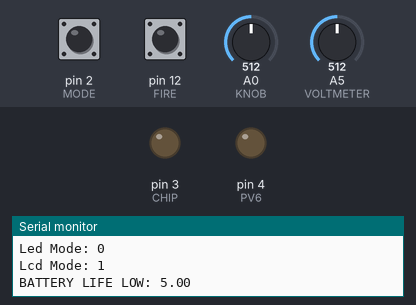
Simulated run of this sketch. Board: Arduino Uno, built with avr-gcc and run on an emulated ATmega328P. Shown: output pins drawn as LEDs (lit = HIGH), the last lines printed to the serial monitor. The test bench sets the inputs (shaded band); at power-on: pin 12 (FIRE) HIGH, pin 2 (MODE) HIGH, A0 (KNOB) = 512, A5 (VOLTMETER) = 512. Pins used as bus, display or sensor lines are not drawn.

Above: at 1.2 s.
1.3 s: pin 12 (FIRE) pulled LOW for 0.15 s
At 2.4 s:
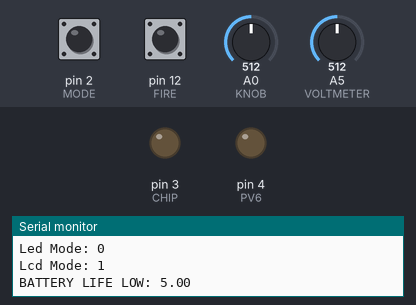
2.9 s: pin 2 (MODE) pulled LOW for 0.15 s
At 4.0 s:
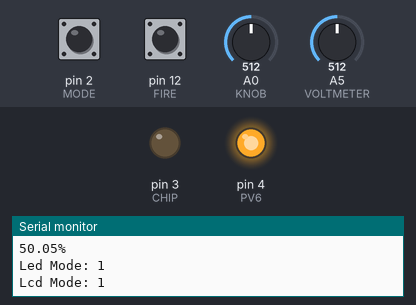
4.5 s: A0 (KNOB) set to 113
7.5 s: A0 (KNOB) set to 97
10.5 s: pin 12 (FIRE) pulled LOW for 1 s
At 11.3 s:
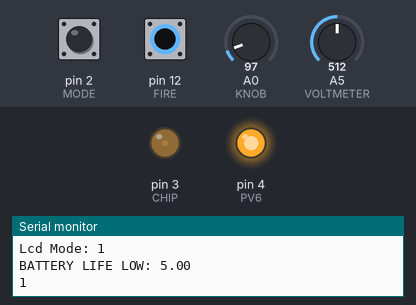
13.0 s: pin 2 (MODE) pulled LOW for 1 s
At 14.0 s:
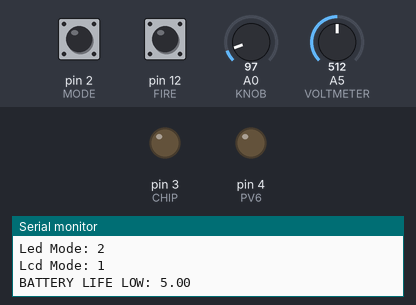
Timing chart, 0 to 16.0 s (numbered marks = the images above; inputs shaded):
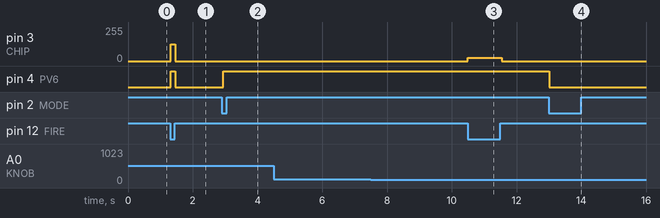

The sketch:

Proto.ino
```cpp
/*----------------------------------------------------------------------------------------------------------------------------------------------------------------------------------------------
  Minerva Vapoizers Proto
  9-APRIL-2015
  Version 005
  Prototype Code to test digital potentiometer, voltmeter, and LCD.
-----------------------------------------------------------------------------------------------------------------------------------------------------------------------------------------------*/
//-------------------------------DECLERATIONS---------------------------------------------------------------------------------------------------------------------------------------------------
#define MODE 2 //changes Mode when clicked
#define LCD 8
#define PV6 4
#define KNOB A0
#define CHIP 3 //led in pin 3
#define FIRE 12 //Fire Button in pin 12
#define VOLTMETER A5
bool firebutton; //holds current firebutton state
bool modebutton; //holds current modeutton state
bool omodebutton;//holds previous modebutton state
float DUTYCYCLE = 0.00; //pwm speed out of 255
float dutycyclepercentage; //duty cycle value in percentage
int ledmode = 0; //NORMAL MODE = 0 ALWAYS ON = 1 ALWAYS OFF = 2
int lcdmode = 1;//ON = 1 ALWAYS ON = 2 ALWAYS OFF = 3
float r1= 560.00; // First Resistors Value
float r2= 560.00; // Second Resistors Value
float vIn = 10.00; // The Max Voltage that will go in
float vOut = (r1/(r1+r2))*vIn; // The Voltage out
float voltageRatio = vIn/vOut; // the voltage ratio compared to Vin with Vout
float voltageStep = 0.00488;// Voltage In divided by 1024
float voltageValue;
int sleeptimer = 0; //counts how long the loop has been going on
void setup()
{
  Serial.begin(9600); //sends information to the serial monitor
  pinMode(MODE, INPUT_PULLUP); //intiates pin as a input and also activates the resistor
  pinMode(FIRE, INPUT_PULLUP);//intiates pin as a input and also activates the resistor
  pinMode(KNOB, INPUT);//intiates pin as a input
  pinMode(LCD, OUTPUT);//intiates pin as a output
  pinMode(PV6, OUTPUT);
}

void loop()
{
  currentChange(); //Changes pwm when appropriate
  returnChange();//Returns values of the Currentchange function
  lcdSleepDisplay();
  PVLED();
  batteryLife();
  Serial.println(sleeptimer);
  Serial.println(lcdmode);
  delay(50);

}

//-----------------------------------------------------------------------------------------------------------------------------------------------------------------------------------------------
//-------------------------------FUNCTIONS---------------------------------------------------------------------------------------------------------------------------------------------------


void batteryLife()
{
 voltageValue = analogRead(VOLTMETER)*voltageStep;
 float batteryVoltage = voltageValue*voltageRatio;
 //Serial.println(batteryVoltage);
 if(batteryVoltage <= 7)
 {
   Serial.print("BATTERY LIFE LOW: ");
   Serial.println(batteryVoltage);
 }
 else{
 Serial.println(batteryVoltage);
 Serial.print(((abs(batteryVoltage - 6.8))/1.6)*100);
 Serial.println("%");
 }
}

void lcdSleepDisplay() //makes the lcd display automatically go to sleep after idle
{
  if (lcdmode == 1)digitalWrite(LCD, HIGH);//When on Mode 1 the LCD display turns on
  if (lcdmode == 0) digitalWrite(LCD, LOW); //When on Mode 0 the LCD display turns off
  sleeptimer++; //adds 1 to the sleep timer.
  if (sleeptimer >= 100)(lcdmode = 0); //when sleep timer is equal or greater than 100, the lcd mode = 0
  if (sleeptimer >= 1000)sleeptimer = 100;
}

void PVLED() //changes mode from illuminates when fire button clicked, Always on, Always off
{
  if (ledmode == 0 && firebutton == LOW)digitalWrite(PV6, HIGH); //when Firebutton is clicked ipv6 led turns on
  else digitalWrite(PV6, LOW); //when firebutton is not clicked PV6 led turns off

  if (ledmode == 1)digitalWrite(PV6, HIGH); //always on
  else if (ledmode == 2)digitalWrite(PV6, LOW); //always off
}

void sleepModeReset() //when used the lcd display turns on and the sleep timer goes to 0
{
  lcdmode = 1; //lcd display on
  sleeptimer = 0; //sleep timer set back to 0
}

void returnChange() //returns values to serial
{

  Serial.print(dutycyclepercentage); //pwm set at percentage
  Serial.println("%");
  Serial.print("Led Mode: ");
  Serial.println(ledmode);
  Serial.print("Lcd Mode: ");
  Serial.println(lcdmode);
}

void currentChange()
{
  /*
   Function that has the "intelligence" of the push button, and changes the
   pwm higher or lower depending on which button is clicked.
  */
  modebutton = digitalRead(MODE); //Stores the Current Button Value
  firebutton = digitalRead(FIRE);//Stores the Current Fire Button Value
  DUTYCYCLE = analogRead(A0) * (255.0 / 1023.0); // Converts Read Values from 0 to 255
  if (modebutton == LOW && omodebutton == HIGH) ledmode++; //when clicked the ledmode increases by 1
  if (ledmode > 2)ledmode = 0; // if ledmode value greater than 2 return to 0
  if (lcdmode > 3)ledmode = 1;
  if (firebutton == LOW) // If the fire button is pressed then return to Normal Mode
  {
    sleepModeReset(); //uses sleepmode reset function
    analogWrite(CHIP, DUTYCYCLE); //updates pwm on chip
  }
  else
  {
    analogWrite(CHIP, 0); //if firebutton is not pressed the pwm is set to 0;
  }

  dutycyclepercentage = (DUTYCYCLE / 255.00) * 100; //converts to percentage
  omodebutton = modebutton; //stores this loops values which will be compared to next loops
}
```

Measured:
- after the input at 1.3 s, pin 3 (CHIP): 0/255 → 127/255 at once, → 0/255 0.13 s later; pin 4 (PV6): LOW → HIGH at once, → LOW 0.13 s later
- after the input at 2.9 s, pin 4 (PV6): LOW → HIGH at once
- after the input at 10.5 s, pin 3 (CHIP): 0/255 → 24/255 at once, → 0/255 1.0 s later
- after the input at 13.0 s, pin 4 (PV6): HIGH → LOW at once
